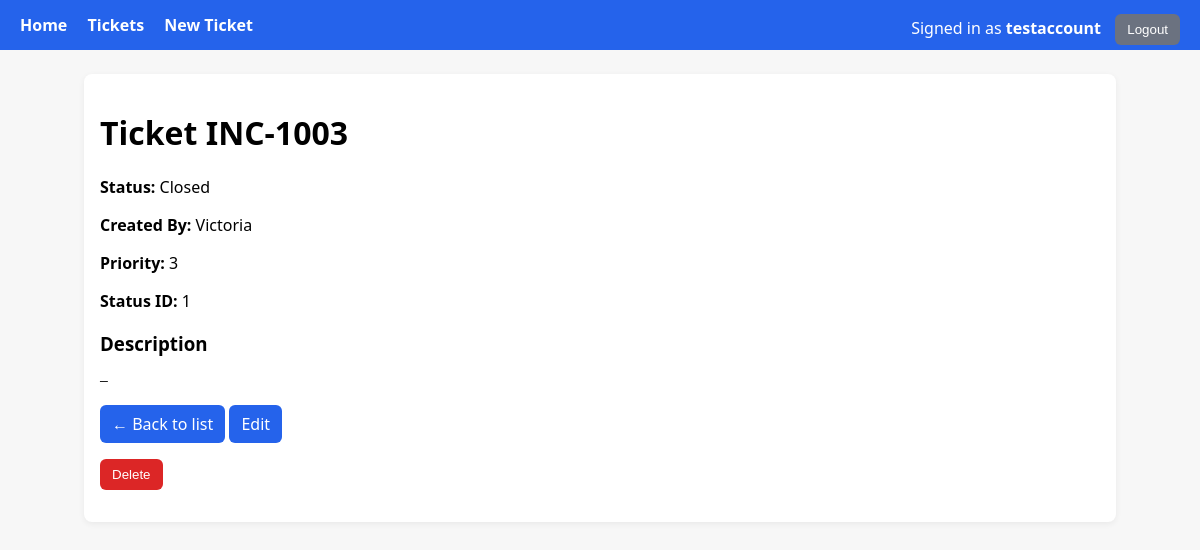
The page /tickets/INC-1003 (signed in) on the database its author committed.
### tables this page shows
CREATE TABLE users (
    id INTEGER PRIMARY KEY AUTOINCREMENT,
    username TEXT NOT NULL UNIQUE,
    password_hash TEXT NOT NULL,
    email TEXT UNIQUE,
    role_id INTEGER NOT NULL,
    created_at DATETIME DEFAULT CURRENT_TIMESTAMP,
    FOREIGN KEY (role_id) REFERENCES roles(id) ON UPDATE CASCADE ON DELETE RESTRICT
);

CREATE TABLE Tickets (
            Ticket      VARCHAR PRIMARY KEY,
            Status      VARCHAR,
            CreatedBy   VARCHAR,
            PriorityID  INTEGER,
            StatusID    VARCHAR
        , Description TEXT NULL);

### tickets/routes.py (the view)
@tickets_bp.get("/<ticket>")
@login_required
def detail(ticket):
    row = repo.get_ticket(ticket)
    if not row:
        return ("Not found", 404)
    return render_template("ticket_detail.html", row=row, user=get_current_user())

### auth/service.py (called while the page is built)
def get_current_user():
    user_id = session.get("user_id")
    if not user_id:
        return None
    sql = text("""
        SELECT id, username, email, role_id
        FROM users
        WHERE id = :id
        LIMIT 1
    """)
    with connect() as conn:
        row = conn.execute(sql, {"id": user_id}).mappings().first()
        if not row:
            return None
        return {
            "id": row["id"],
            "username": row["username"],
            "email": row["email"],
            "role_id": row["role_id"],
        }

### db.py (called while the page is built)
def get_engine():
    if _engine is None:
        raise RuntimeError("DB engine not initialised; call init_engine() first.")
    return _engine

@contextmanager
def connect():
    with get_engine().connect() as conn:
        yield conn

### tickets/repository.py (called while the page is built)
def get_ticket(ticket_id: str) -> Optional[Dict[str, Any]]:
    sql = text("""
        SELECT
            Ticket,
            Status,
            CreatedBy,
            PriorityID,
            StatusID,
            Description
        FROM Tickets
        WHERE Ticket = :t
    """)
    with connect() as conn:
        row = conn.execute(sql, {"t": ticket_id}).mappings().first()
        return dict(row) if row else None

### templates/ticket_detail.html (shortened to what this page needs)
{% extends "base.html" %}
{% block content %}
<h1>Ticket {{ row.Ticket }}</h1>
<p><strong>Status:</strong> {{ row.Status }}</p>
<p><strong>Created By:</strong> {{ row.CreatedBy }}</p>
<p><strong>Priority:</strong> {{ row.PriorityID }}</p>
<p><strong>Status ID:</strong> {{ row.StatusID }}</p>
<h3>Description</h3>
<pre style="white-space: pre-wrap;">{{ row.Description or '—' }}</pre>
<p>
  <a class="btn" href="{{ url_for('tickets.list') }}">← Back to list</a>
  {% if session.get('role_id') == 2 %}
    <a class="btn" href="{{ url_for('tickets.edit_form', ticket=row.Ticket) }}">Edit</a>
    <form class="inline" method="post" action="{{ url_for('tickets.delete', ticket=row.Ticket) }}"
          onsubmit="return confirm('Delete ticket {{ row.Ticket }}?');">
      <button class="btn danger" type="submit">Delete</button>
    </form>
  {% endif %}
</p>
{% endblock %}

### templates/base.html (shortened to what this page needs)
<!doctype html>
<html>
<head>
</head>
<body>
<header>
  <nav>
    <a href="{{ url_for('home') }}">Home</a>
    <a href="{{ url_for('tickets.list') }}">Tickets</a>
    {% if session.get('user_id') and session.get('role_id') == 2 %}
      <a href="{{ url_for('tickets.new_form') }}">New Ticket</a>
    {% endif %}
    <span class="right">
      {% if session.get('user_id') %}
        <span style="margin-right:10px;">Signed in as <strong>{{ session.get('username') }}</strong></span>
        <form class="inline" method="post" action="{{ url_for('auth.logout') }}">
          <button class="btn secondary" type="submit">Logout</button>
        </form>
      {% else %}
        <a href="{{ url_for('auth.login_form') }}">Login</a>
        <a href="{{ url_for('auth.register_form') }}">Register</a>
      {% endif %}
    </span>
  </nav>
</header>
<main>
  {% block content %}{% endblock %}
</main>
</body>
</html>

### templates/base.html (style rules this page uses)
:root { --brand:#2563eb }
body { font-family: system-ui, Segoe UI, Roboto, Arial, sans-serif; margin:0; background:#f7f7f7; }
header { background: var(--brand); color:#fff; padding:14px 20px; }
header a { color:#fff; text-decoration:none; margin-right:16px; font-weight:600; }
main { max-width: 1000px; margin: 24px auto; padding: 16px; background:#fff; border-radius:8px; box-shadow:0 2px 6px rgba(0,0,0,.06); }
.btn { display:inline-block; background:#2563eb; color:#fff; padding:8px 12px; border-radius:6px; text-decoration:none; border:none; cursor:pointer; }
.btn.secondary { background:#6b7280; }
.btn.danger { background:#dc2626; }
form.inline { display:inline; margin:0; }
.right { float:right; }

### rows shown on the page
users: get "testaccount"
Tickets: Ticket "INC-1003", Status "Closed", CreatedBy "Victoria", PriorityID "3", StatusID "1"

### other values the page prints
{{ row.Description or '—' }} "—"
